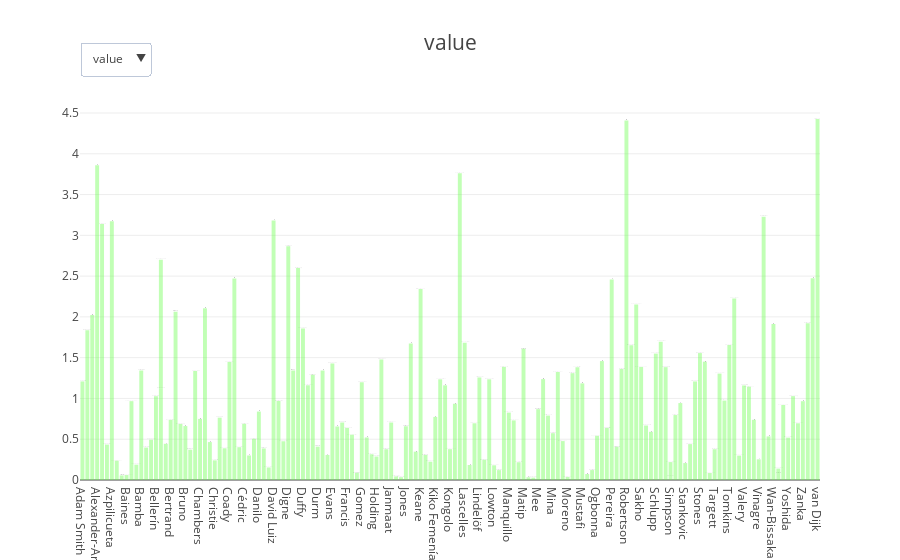
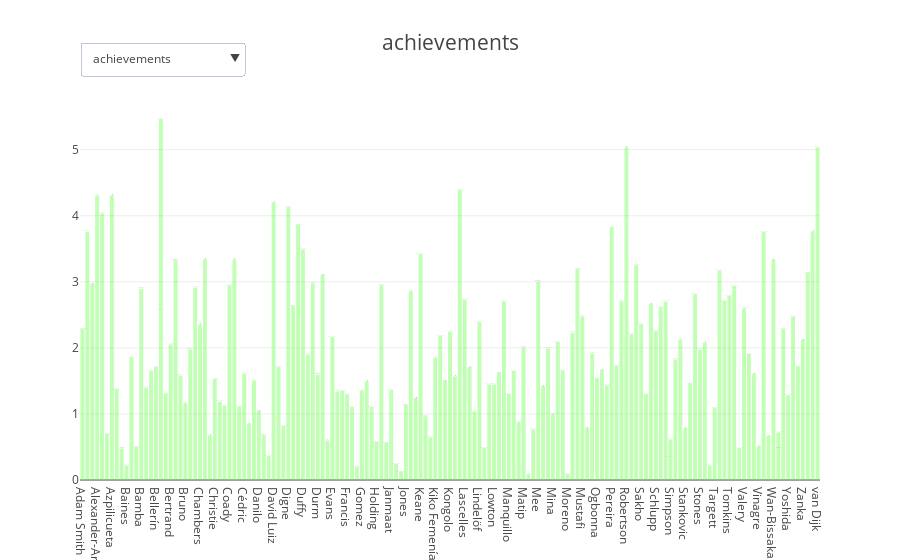
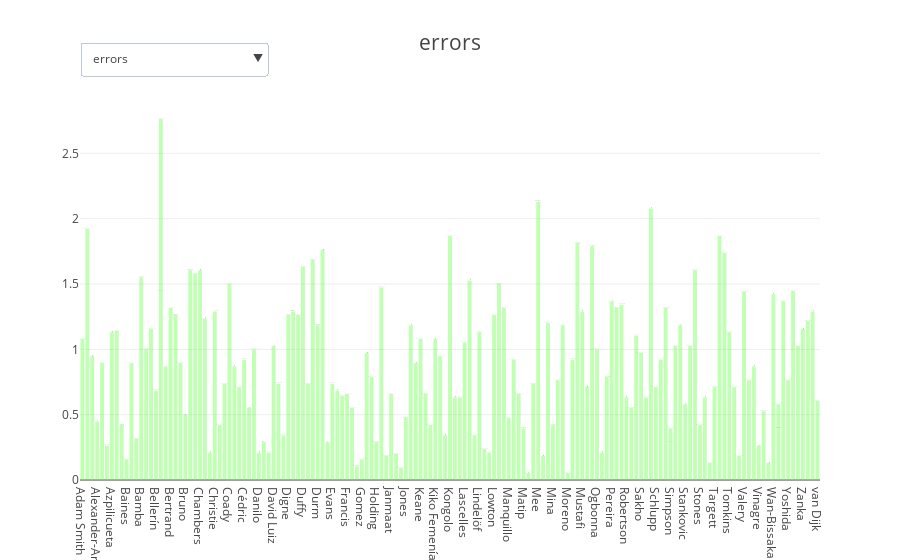

Write notebook code for charts like these, in order.
### Code cell
game_metrics_def = points_metrics + general_metrics + defensive_metrics
game_metrics_def = set(game_metrics_def)
game_metrics_def = get_agg_features(game_metrics_def, ['sum','average'])

points_def = points.copy()
points_def['goals_scored']=6
points_def['clean_sheets']=4
points_def['goals_conceded']=-1

generate_performance_plots(points_def, defenders, 'Defender')

### Figure 1 — Plotly figure (JSON) as saved in the notebook; plotly's stock layout.template omitted (floating-point values rounded to 4 significant figures; data arrays with more than 128 entries replaced by an {"elided": "..."} marker saying what was removed)
{"data": [{"hovertemplate": "<b>%{text}</b><br><br>value: %{y:.2f}</br><extra></extra>", "marker": {"color": "rgba(101,255,71, 0.4)"}, "text": {"elided": "154 str values"}, "type": "bar", "uid": "566818ed-f432-4cc4-8a45-11436a552863", "x": {"elided": "154 str values"}, "y": {"elided": "154 float values"}}], "layout": {"hovermode": "closest", "showlegend": false, "title": {"font": {"size": 21}, "text": "value"}, "updatemenus": [{"active": 0, "buttons": [{"args": [{"visible": [true]}], "label": "value", "method": "update"}], "pad": {"r": 0, "t": 10}, "x": 0, "xanchor": "left", "y": 1.18}], "xaxis": {"title": {"font": {"size": 18}, "text": ""}}, "yaxis": {"title": {"font": {"size": 18}, "text": ""}}}}

### Figure 2 — Plotly figure (JSON) as saved in the notebook; plotly's stock layout.template omitted (floating-point values rounded to 4 significant figures; data arrays with more than 128 entries replaced by an {"elided": "..."} marker saying what was removed)
{"data": [{"hovertemplate": "<b>%{text}</b><br><br>achievements: %{y:.2f}</br><extra></extra>", "marker": {"color": "rgba(101,255,71, 0.4)"}, "text": {"elided": "154 str values"}, "type": "bar", "uid": "7aaaa072-d86d-44c5-8579-703dbb16b2b4", "x": {"elided": "154 str values"}, "y": {"elided": "154 float values"}}, {"hovertemplate": "<b>%{text}</b><br><br>average_assists: %{y:.2f}</br><extra></extra>", "marker": {"color": "rgba(101,255,71, 0.4)"}, "text": {"elided": "154 str values"}, "type": "bar", "uid": "5c780664-3822-478e-b541-aa36a50861c9", "visible": "legendonly", "x": {"elided": "154 str values"}, "y": {"elided": "154 float values"}}, {"hovertemplate": "<b>%{text}</b><br><br>average_minutes: %{y:.2f}</br><extra></extra>", "marker": {"color": "rgba(101,255,71, 0.4)"}, "text": {"elided": "154 str values"}, "type": "bar", "uid": "4b561a47-a41e-4a5e-bf25-a080e1883c6a", "visible": "legendonly", "x": {"elided": "154 str values"}, "y": {"elided": "154 float values"}}, {"hovertemplate": "<b>%{text}</b><br><br>average_goals_scored: %{y:.2f}</br><extra></extra>", "marker": {"color": "rgba(101,255,71, 0.4)"}, "text": {"elided": "154 str values"}, "type": "bar", "uid": "f1a3ca84-4d7f-4d05-925e-cd2786afb7c7", "visible": "legendonly", "x": {"elided": "154 str values"}, "y": {"elided": "154 float values"}}, {"hovertemplate": "<b>%{text}</b><br><br>average_clean_sheets: %{y:.2f}</br><extra></extra>", "marker": {"color": "rgba(101,255,71, 0.4)"}, "text": {"elided": "154 str values"}, "type": "bar", "uid": "de4c2fd6-9ba1-4b82-8e14-613158c4a4a8", "visible": "legendonly", "x": {"elided": "154 str values"}, "y": {"elided": "154 float values"}}], "layout": {"hovermode": "closest", "showlegend": false, "title": {"font": {"size": 21}, "text": "achievements"}, "updatemenus": [{"active": 0, "buttons": [{"args": [{"visible": [true, false, false, false, false]}], "label": "achievements", "method": "update"}, {"args": [{"visible": [false, true, false, false, false]}], "label": "average_assists", "method": "update"}, {"args": [{"visible": [false, false, true, false, false]}], "label": "average_minutes", "method": "update"}, {"args": [{"visible": [false, false, false, true, false]}], "label": "average_goals_scored", "method": "update"}, {"args": [{"visible": [false, false, false, false, true]}], "label": "average_clean_sheets", "method": "update"}], "pad": {"r": 0, "t": 10}, "x": 0, "xanchor": "left", "y": 1.18}], "xaxis": {"title": {"font": {"size": 18}, "text": ""}}, "yaxis": {"title": {"font": {"size": 18}, "text": ""}}}}

### Figure 3 — Plotly figure (JSON) as saved in the notebook; plotly's stock layout.template omitted (floating-point values rounded to 4 significant figures; data arrays with more than 128 entries replaced by an {"elided": "..."} marker saying what was removed)
{"data": [{"hovertemplate": "<b>%{text}</b><br><br>errors: %{y:.2f}</br><extra></extra>", "marker": {"color": "rgba(101,255,71, 0.4)"}, "text": {"elided": "154 str values"}, "type": "bar", "uid": "79a23373-8ac7-4ba8-a998-7b813b3dac9f", "x": {"elided": "154 str values"}, "y": {"elided": "154 float values"}}, {"hovertemplate": "<b>%{text}</b><br><br>average_own_goals: %{y:.2f}</br><extra></extra>", "marker": {"color": "rgba(101,255,71, 0.4)"}, "text": {"elided": "154 str values"}, "type": "bar", "uid": "2e441436-f436-4eaf-a862-95bd52073221", "visible": "legendonly", "x": {"elided": "154 str values"}, "y": {"elided": "154 float values"}}, {"hovertemplate": "<b>%{text}</b><br><br>average_penalties_missed: %{y:.2f}</br><extra></extra>", "marker": {"color": "rgba(101,255,71, 0.4)"}, "text": {"elided": "154 str values"}, "type": "bar", "uid": "e944a8d7-14d2-49fd-8b13-2b4750d10981", "visible": "legendonly", "x": {"elided": "154 str values"}, "y": {"elided": "154 int values"}}, {"hovertemplate": "<b>%{text}</b><br><br>average_yellow_cards: %{y:.2f}</br><extra></extra>", "marker": {"color": "rgba(101,255,71, 0.4)"}, "text": {"elided": "154 str values"}, "type": "bar", "uid": "969cd857-14d8-4474-b3ae-cab32b7d5f57", "visible": "legendonly", "x": {"elided": "154 str values"}, "y": {"elided": "154 float values"}}, {"hovertemplate": "<b>%{text}</b><br><br>average_red_cards: %{y:.2f}</br><extra></extra>", "marker": {"color": "rgba(101,255,71, 0.4)"}, "text": {"elided": "154 str values"}, "type": "bar", "uid": "273c1a11-1658-4ce9-93a4-3124f58f503b", "visible": "legendonly", "x": {"elided": "154 str values"}, "y": {"elided": "154 float values"}}, {"hovertemplate": "<b>%{text}</b><br><br>average_goals_conceded: %{y:.2f}</br><extra></extra>", "marker": {"color": "rgba(101,255,71, 0.4)"}, "text": {"elided": "154 str values"}, "type": "bar", "uid": "a07cc3db-eb14-4cd2-81f3-650537bcc4e0", "visible": "legendonly", "x": {"elided": "154 str values"}, "y": {"elided": "154 float values"}}], "layout": {"hovermode": "closest", "showlegend": false, "title": {"font": {"size": 21}, "text": "errors"}, "updatemenus": [{"active": 0, "buttons": [{"args": [{"visible": [true, false, false, false, false, false]}], "label": "errors", "method": "update"}, {"args": [{"visible": [false, true, false, false, false, false]}], "label": "average_own_goals", "method": "update"}, {"args": [{"visible": [false, false, true, false, false, false]}], "label": "average_penalties_missed", "method": "update"}, {"args": [{"visible": [false, false, false, true, false, false]}], "label": "average_yellow_cards", "method": "update"}, {"args": [{"visible": [false, false, false, false, true, false]}], "label": "average_red_cards", "method": "update"}, {"args": [{"visible": [false, false, false, false, false, true]}], "label": "average_goals_conceded", "method": "update"}], "pad": {"r": 0, "t": 10}, "x": 0, "xanchor": "left", "y": 1.18}], "xaxis": {"title": {"font": {"size": 18}, "text": ""}}, "yaxis": {"title": {"font": {"size": 18}, "text": ""}}}}
